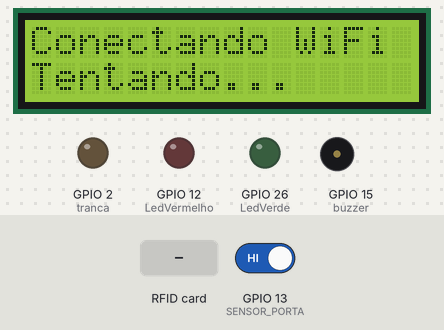
This sketch was run on a simulated ESP32. On the bench: 16×2 character LCD, output pins drawn as LEDs (lit = HIGH), buzzer (waves = sounding, pin HIGH). The inputs (shaded band) are chosen by the test bench; at power-on: GPIO 13 (SENSOR_PORTA) HIGH. WiFi joins after 1.5 s; servers stay silent unless stated; EEPROM starts erased; what the sketch prints to the serial monitor is not drawn.

Above: at 0.6 s.
At 2.8 s:
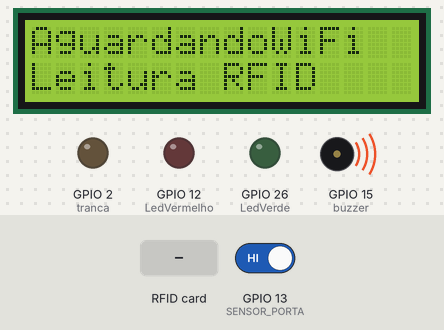
2.9 s: RFID card 5E 7A 19 C4 held to the reader
At 3.2 s:
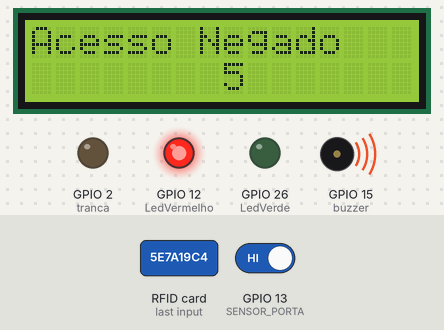
5.9 s: GPIO 13 (SENSOR_PORTA) driven LOW
8.9 s: GPIO 13 (SENSOR_PORTA) driven HIGH
At 9.3 s:
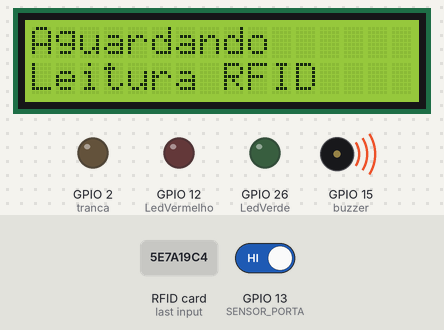
Timing chart, 0 to 11.9 s (numbered marks = the images above; inputs shaded):
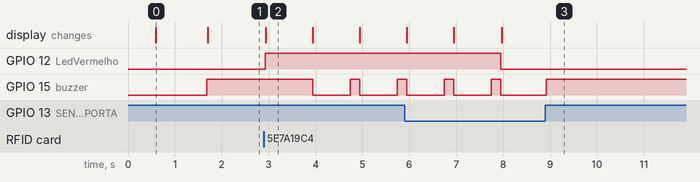

Measured:
- after the input at 2.9 s, GPIO 12 (LedVermelho): LOW → HIGH at once; GPIO 15 (buzzer): alternates HIGH for 0.20 s and LOW for 0.80 s, starting after 1.0 s; the display: changes at once (image 2)
- after the input at 8.9 s, GPIO 15 (buzzer): LOW → HIGH at once
- what the display in image 0 shows lasts 1.1 s, from 0.6 s to 1.7 s
- what the display in image 2 shows lasts 1.0 s, from 2.9 s to 3.9 s

The sketch:

Control.ino
```cpp
#include <SPI.h>
#include <MFRC522.h>
#include <Wire.h>
#include <LiquidCrystal_I2C.h>
#include <WiFi.h>
#include <HTTPClient.h>
#include <ArduinoJson.h>
#include <EEPROM.h>

// Definindo o ID máximo e a quantidade de usuários que podem ser cadastrados
#define MAX_USERS 60
#define EEPROM_SIZE 2048 // Tamanho da EEPROM (2KB)
#define USER_DATA_SIZE 40 // Tamanho máximo para cada usuário (40 bytes)

// Definição dos pinos do ESP32 conectados aos módulos e componentes
#define LedVerde 26
#define LedVermelho 12
#define tranca 2
#define buzzer 15
#define SS_PIN 14
#define RST_PIN 27
#define SENSOR_PORTA 13


const char* ssid = "ManainVII";
const char* password = " ";
const char* apiURL = " ";

MFRC522 mfrc522(SS_PIN, RST_PIN);
LiquidCrystal_I2C lcd(0x27, 16, 2);

struct Usuario {
  char tagID[12];
  char nome[28];
};

void inicializarEEPROM() {
  EEPROM.begin(EEPROM_SIZE);
}

bool cadastrarUsuario(String tagID, String nome) {
  int usuariosCadastrados = obterQuantidadeUsuariosCadastrados();
  if (usuariosCadastrados >= MAX_USERS) {
    Serial.println("Limite de usuários atingido.");
    return false;
  }

  if (verificarUsuarioExistente(tagID)) {
    Serial.println("Usuário já cadastrado.");
    return false;
  }

  Usuario novoUsuario;
  tagID.toCharArray(novoUsuario.tagID, sizeof(novoUsuario.tagID));
  nome.toCharArray(novoUsuario.nome, sizeof(novoUsuario.nome));

  int endereco = usuariosCadastrados * USER_DATA_SIZE;
  for (int i = 0; i < sizeof(Usuario); i++) {
    EEPROM.write(endereco + i, *((char*)&novoUsuario + i));
  }
  EEPROM.commit();
  return true;
}

bool verificarUsuarioExistente(String tagID) {
  int usuariosCadastrados = obterQuantidadeUsuariosCadastrados();
  for (int i = 0; i < usuariosCadastrados; i++) {
    Usuario usuario;
    lerUsuarioDaEEPROM(i, usuario);
    if (tagID.equals(usuario.tagID)) {
      return true;
    }
  }
  return false;
}

int obterQuantidadeUsuariosCadastrados() {
  for (int i = 0; i < MAX_USERS; i++) {
    Usuario usuario;
    lerUsuarioDaEEPROM(i, usuario);
    if (strlen(usuario.tagID) == 0) {
      return i;
    }
  }
  return MAX_USERS;
}

void lerUsuarioDaEEPROM(int indice, Usuario &usuario) {
  int endereco = indice * USER_DATA_SIZE;
  for (int i = 0; i < sizeof(Usuario); i++) {
    *((char*)&usuario + i) = EEPROM.read(endereco + i);
  }
}

void enviarDadosAPI(String tagID, String nomeUsuario) {
  if (WiFi.status() == WL_CONNECTED) {
    HTTPClient http;
    http.begin(apiURL);
    http.addHeader("Content-Type", "application/json");

    String json = "{\"tagID\":\"" + tagID + "\",\"nome\":\"" + nomeUsuario + "\",\"horario\":\"" + millis() + "\"}";

    int httpResponseCode = http.POST(json);

    if (httpResponseCode > 0) {
      Serial.println("Dados enviados para API com sucesso.");
    } else {
      Serial.printf("Erro ao enviar para API: %d\n", httpResponseCode);
    }

    http.end();
  } else {
    Serial.println("WiFi desconectado.");
  }
}

void setup() {
  Serial.begin(115200);

  lcd.begin();
  lcd.print("Conectando WiFi");
  WiFi.begin(ssid, password);

  while (WiFi.status() != WL_CONNECTED) {
    delay(500);
    Serial.print(".");
    lcd.setCursor(0, 1);
    lcd.print("Tentando...");
  }

  lcd.clear();
  lcd.print("Conectado WiFi");
  Serial.println("WiFi conectado!");
  Serial.println(WiFi.localIP());

  SPI.begin();
  mfrc522.PCD_Init();

  pinMode(LedVerde, OUTPUT);
  pinMode(LedVermelho, OUTPUT);
  pinMode(tranca, OUTPUT);
  pinMode(buzzer, OUTPUT);
  pinMode(SENSOR_PORTA, INPUT_PULLUP);

  inicializarEEPROM();
}

void loop() {
  int estadoPorta = digitalRead(SENSOR_PORTA);
  digitalWrite(buzzer, estadoPorta == HIGH ? HIGH : LOW);

  lcd.home();
  lcd.print("Aguardando");
  lcd.setCursor(0, 1);
  lcd.print("Leitura RFID");

  if (!mfrc522.PICC_IsNewCardPresent()) {
    return;
  }
  if (!mfrc522.PICC_ReadCardSerial()) {
    return;
  }

  String conteudo = "";
  for (byte i = 0; i < mfrc522.uid.size; i++) {
    conteudo.concat(String(mfrc522.uid.uidByte[i], HEX));
  }
  conteudo.toUpperCase();

  if (verificarUsuarioExistente(conteudo)) {
    Serial.println("Acesso permitido.");
    digitalWrite(LedVerde, HIGH);
    lcd.clear();
    lcd.print("Acesso Liberado");

    digitalWrite(tranca, HIGH);

    for (byte s = 5; s > 0; s--) {
      lcd.setCursor(8, 1);
      lcd.print(s);
      delay(1000);
    }

    digitalWrite(tranca, LOW);
    digitalWrite(LedVerde, LOW);

    Usuario usuario;
    lerUsuarioDaEEPROM(0, usuario);
    enviarDadosAPI(conteudo, usuario.nome);

    lcd.clear();
  } else {
    digitalWrite(LedVermelho, HIGH);
    lcd.clear();
    lcd.print("Acesso Negado");
    for (byte s = 5; s > 0; s--) {
      lcd.setCursor(8, 1);
      lcd.print(s);
      delay(800);
      digitalWrite(buzzer, HIGH);
      delay(200);
      digitalWrite(buzzer, LOW);
    }
    digitalWrite(LedVermelho, LOW);
    lcd.clear();
  }
}
```
